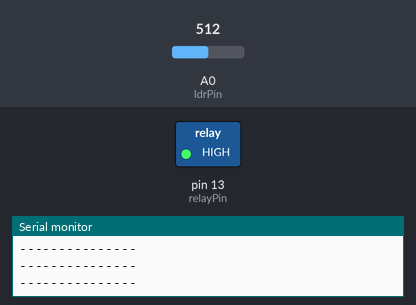
Simulated run of this sketch. Board: Arduino Uno, built with avr-gcc and run on an emulated ATmega328P. Parts: switched loads named in the sketch (green lamp = pin HIGH), the last lines printed to the serial monitor. The test bench sets the inputs (shaded band); at power-on: A0 (ldrPin) = 512.

Above: at 1.2 s.
1.3 s: A0 (ldrPin) set to 418
2.8 s: A0 (ldrPin) set to 388
At 3.3 s:
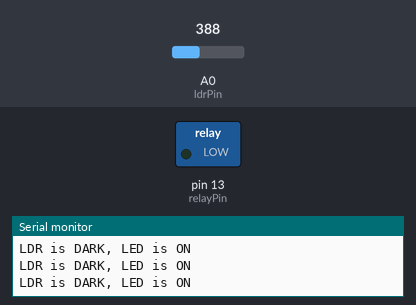
4.3 s: A0 (ldrPin) set to 410
At 5.3 s:
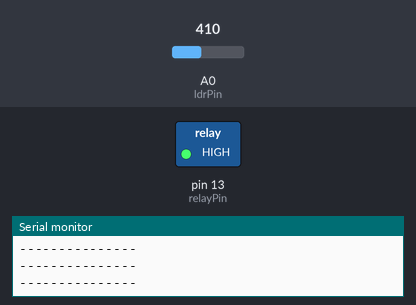
5.8 s: A0 (ldrPin) set to 390
At 6.8 s:
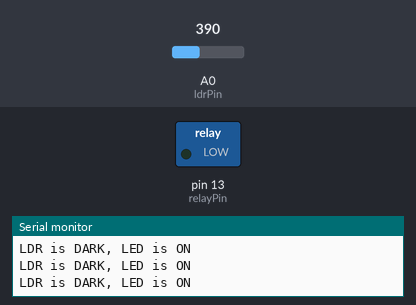
Timing chart, 0 to 8.3 s (numbered marks = the images above; inputs shaded):
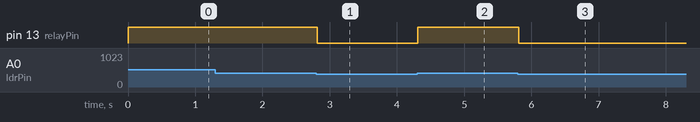

Measured:
- the behaviour switches between 401 and 400 on A0 (ldrPin) (found by bisection; images 0 and 1)
- after the input at 2.8 s, pin 13 (relayPin): HIGH → LOW at once
- after the input at 4.3 s, pin 13 (relayPin): LOW → HIGH at once
- after the input at 5.8 s, pin 13 (relayPin): HIGH → LOW at once

The sketch:

ldr.ino
```cpp
const int relayPin = 13;
const int ldrPin = A0;


void setup() {

  Serial.begin(9600);
  pinMode(relayPin, OUTPUT);
  pinMode(ldrPin, INPUT);
}

void loop() {

  int ldrStatus = analogRead(ldrPin);


   if (ldrStatus <=400) {

    digitalWrite(relayPin, LOW);
    Serial.println("LDR is DARK, LED is ON");

   }
  else {

    digitalWrite(relayPin, HIGH);
    Serial.println("---------------");
  }
}
```
